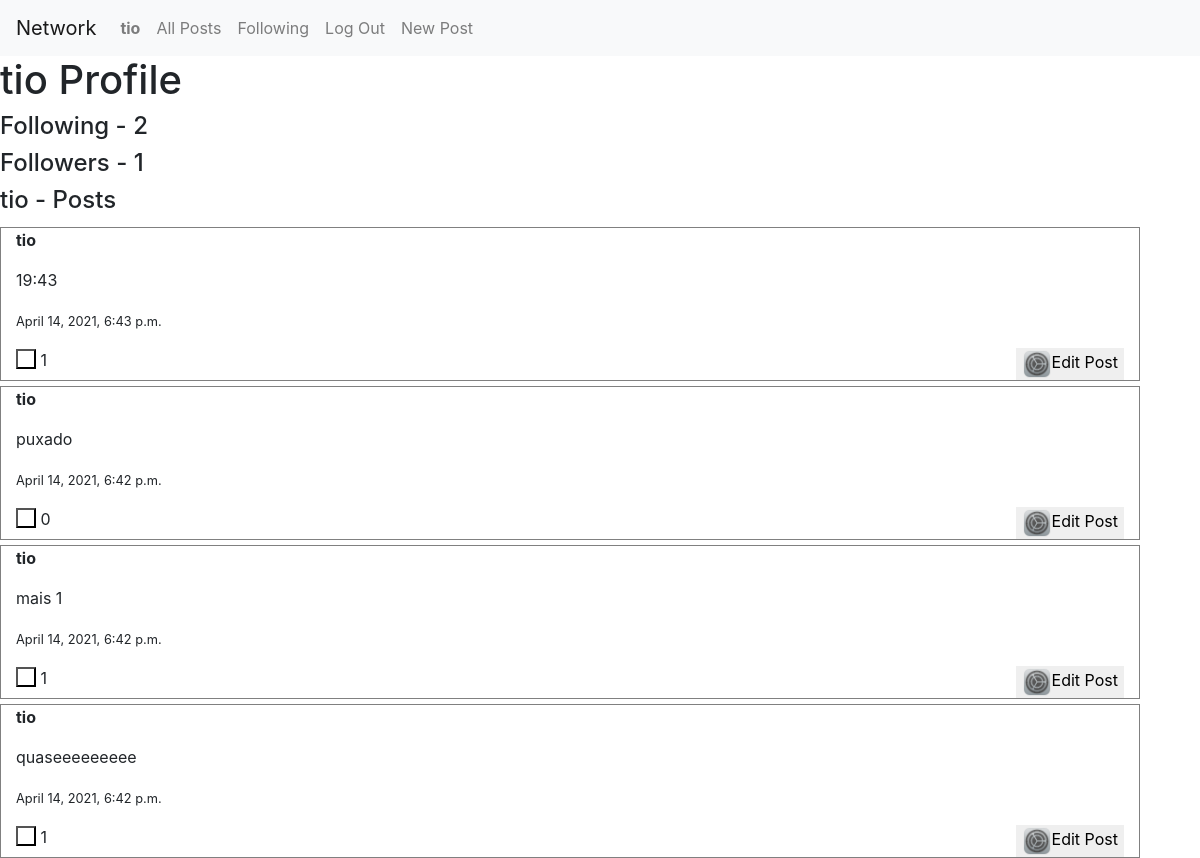
Screenshot of /profile/tio (signed in) with the database file from the repository.
### network/models.py (models this page shows)
class User(AbstractUser):
    pass

class Post(models.Model):
    user = models.ForeignKey(settings.AUTH_USER_MODEL, on_delete=models.CASCADE)
    text = models.CharField(max_length= 300)
    created_at = models.DateTimeField(auto_now_add=True)
    likes = models.IntegerField(default = 0) # number of likes start at 0
    user_likes = models.ManyToManyField(User, blank = True, related_name='user_likes')

### network/views.py (the view, shortened to what this page needs)
# urls.py: path("profile/<str:username>",views.profile,name = "profile"),
def profile(request,username):
    flag = 2 # 0 - user doesnt follow the profile that is visited 1 - user follow the profile that is visited 2 - default
    followers = 0
    user = User.objects.get(username = username)
    user_posts = Post.objects.filter(user = user)
    user_posts = user_posts.order_by('-created_at')
    profile_user = UserProfile.objects.get(user = user)
    following = profile_user.following
    profiles = UserProfile.objects.all().exclude(user = user)
    for profile in profiles:
        list_following = profile.following
        if(user in list_following.all()):
            followers += 1
    page = request.GET.get('page', 1)
    paginator = Paginator(user_posts, 10)
    try:
        posts = paginator.page(page)
    except PageNotAnInteger:
        posts = paginator.page(1)
    except EmptyPage:
        posts = paginator.page(paginator.num_pages)
    return render(request, "network/profile.html",{
        "posts":posts,"username":username,"following":following.count(),"followers":followers,"flag":flag
    })

### network/templates/network/profile.html (shortened to what this page needs)
{% extends "network/layout.html" %}
{%load static %}
{% block body %}
<h1>{{username}} Profile</h1>
<h4> Following - {{following}} </h4>
<h4> Followers - {{followers}} </h4>
<div id="all_posts">
<h4> {{username}} - Posts </h4>
  {% for post in posts%}
    <div class="container"
          <p ><strong>{{post.user.username}}</strong> </p>
          <p id = "edit_p{{post.id}}" >{{post.text}}</p>
          <p> <small>{{post.created_at}}</small></p>
          {% if user in post.user_likes.all %}
            <button id ="change_l{{post.id}}" class="dislike" value='{{post.id}}'></button>
          {% else %}
            <button id="change_d{{post.id}}" class="like" value= '{{post.id}}'></button>
          {% endif %}
          <div id = "likes{{post.id}}" class="image" >
            {{post.likes}}
          </div>
          {% if user.get_username == post.user.username %}
            <button class="edit" onclick = "send_edit_post('{{ post.id }}')"> <img src="{% static 'network/edit.png' %}" width="30" height="30" >Edit Post</button>
          {% endif %}
    </div>
  {% endfor %}
  </div>
{% endblock %}

### network/templates/network/layout.html (shortened to what this page needs)
{% load static %}
<!DOCTYPE html>
<html lang="en">
    <head>
        <link rel="stylesheet" href="https://stackpath.bootstrapcdn.com/bootstrap/4.4.1/css/bootstrap.min.css">
        <link href="{% static 'network/styles.css' %}" rel="stylesheet">
    </head>
    <body>
        <nav class="navbar navbar-expand-lg navbar-light bg-light">
            <a class="navbar-brand" href="#">Network</a>
            <div>
              <ul class="navbar-nav mr-auto">
                {% if user.is_authenticated %}
                    <li class="nav-item">
                        <a class="nav-link" href="{% url 'profile' user.username %}"><strong>{{ user.username }}</strong></a>
                    </li>
                {% endif %}
                <li class="nav-item">
                  <a class="nav-link" href="{% url 'index' %}">All Posts</a>
                </li>
                {% if user.is_authenticated %}
                    <li class="nav-item">
                        <a class="nav-link" href="{% url 'following' %}">Following</a>
                    </li>
                    <li class="nav-item">
                        <a class="nav-link" href="{% url 'logout' %}">Log Out</a>
                    </li>
                    <li class="nav-item">
                        <a class="nav-link" href="{% url 'newPost' %}">New Post</a>
                    </li>
                {% endif %}
              </ul>
            </div>
          </nav>
        <div class="body">
            {% block body %}
            {% endblock %}
        </div>
    </body>
</html>

### network/templates/network/layout.html (style rules this page uses)
.container { border-style: groove; float:left; border-width: 1px; border-color: grey; margin-top:5px; }
.image { display:inline-block; }
.edit { border:0; float: right }
.like { background-color: white; border-color: black; width:20px; height:20px; }

### rows the page displays
User: username "tio"
Post: user.username "tio", text "19:43", created_at "April 14, 2021, 6:43 p.m.", {{ post.id }} 34 (drawn), likes "1"
Post: user.username "tio", text "puxado", created_at "April 14, 2021, 6:42 p.m.", {{ post.id }} 33 (drawn), likes "0"
Post: user.username "tio", text "mais 1", created_at "April 14, 2021, 6:42 p.m.", {{ post.id }} 32 (drawn), likes "1"
Post: user.username "tio", text "quaseeeeeeeee", created_at "April 14, 2021, 6:42 p.m.", {{ post.id }} 31 (drawn), likes "1"

### other values shown
{{ following }} "2"
{{ followers }} "1"
